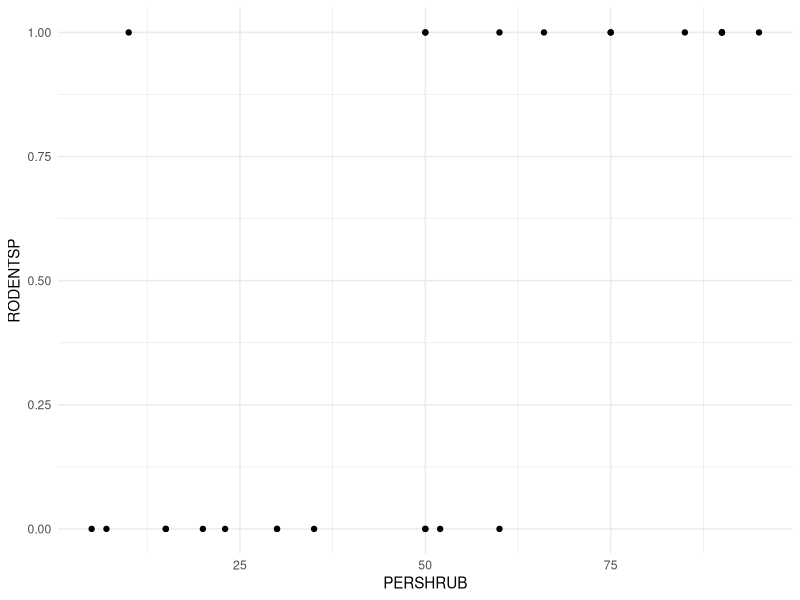
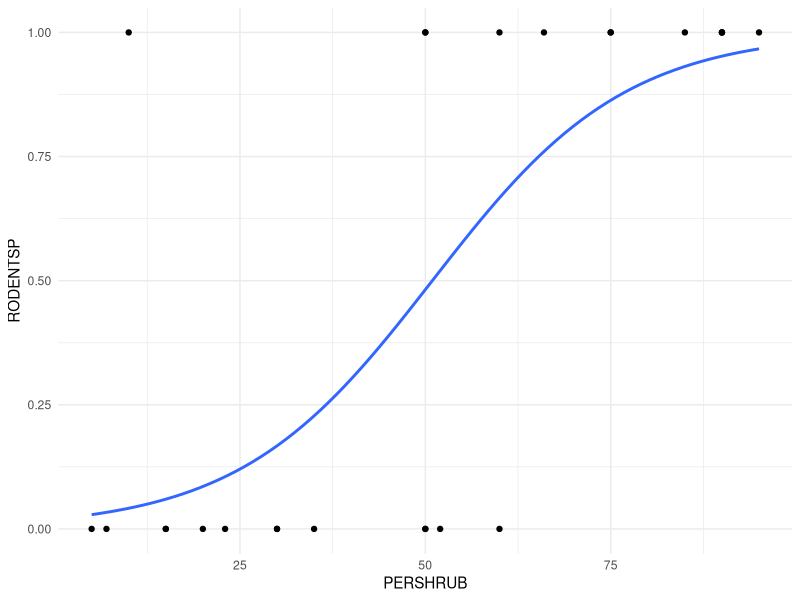
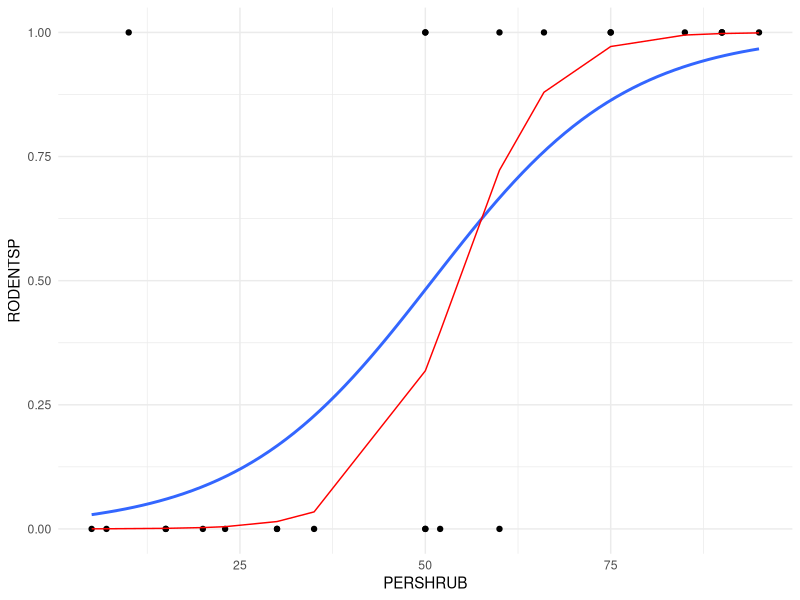

Recreate these plots in R, in order.
## ---- chunk 1
knitr::opts_chunk$set(echo = TRUE)
knitr::opts_chunk$set(message = FALSE, warning = FALSE)
## ---- chunk 2
library(ggplot2)
bolger <- read.csv("bolger.csv")
summary(bolger)
#Now I will make another dataset that is identical except that I have
#taken out observation 19.
bolger.updated <- bolger[-19,]
summary(bolger.updated)
## ---- chunk 3
rodent.mod <- glm(formula = RODENTSP ~ PERSHRUB, data = bolger, family = "binomial")
summary(rodent.mod)
## ---- chunk 4
rodent.plot <- ggplot(bolger, aes(x = PERSHRUB, y = RODENTSP)) +
                geom_point() +
                theme_minimal()

rodent.plot
## ---- chunk 5
rodent.plot + 
 stat_smooth(method = "glm", se = FALSE, method.args = list(family="binomial"))

## ---- chunk 6
#first make the updated model
rodent.mod.updated <- glm(formula = RODENTSP ~ PERSHRUB, data = bolger.updated,
                          family = "binomial") 
#next predict the response
bolger.updated$response <- (predict(rodent.mod.updated, 
                           newdata = bolger.updated, type = "response"))
#make sure it was added to your bolger.updated dataframe
summary(bolger.updated)
## ---- chunk 7
rodent.plot +
  stat_smooth(method = "glm", se = FALSE, method.args = list(family="binomial")) +
  geom_line(data = bolger.updated, aes(y=response), color = "red")
